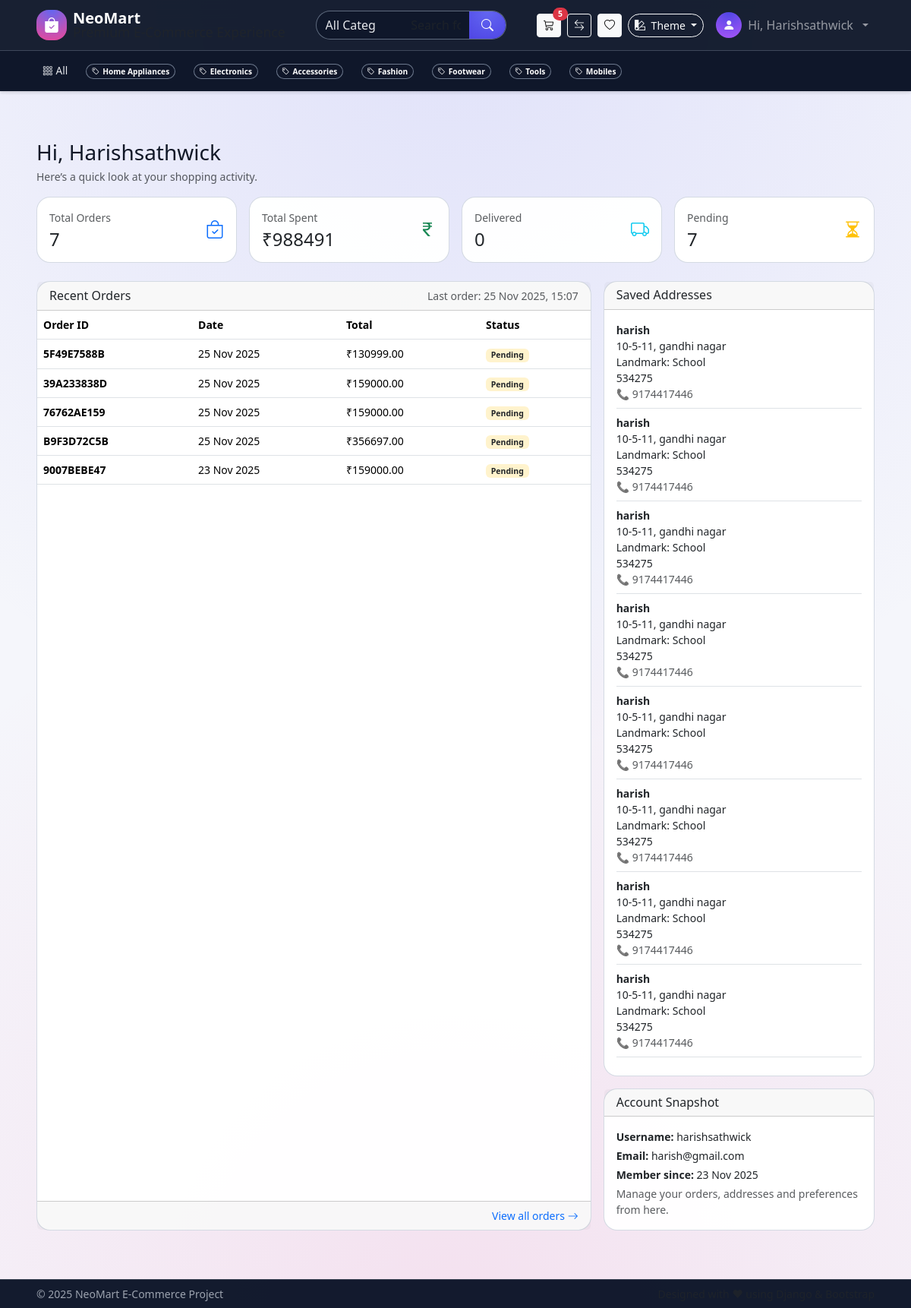
The app's page /dashboard/ (signed in) with its own data.
### shop/models.py (models this page shows, shortened)
class Category(models.Model):
    name = models.CharField(max_length=100, unique=True)
    slug = models.SlugField(unique=True)
    icon = models.CharField(max_length=50, blank=True)
    class Meta:
        verbose_name_plural = "Categories"

class Order(models.Model):
    STATUS_CHOICES = [
        ('pending', 'Pending'),
        ('processing', 'Processing'),
        ('delivered', 'Delivered'),
        ('cancelled', 'Cancelled'),
    ]
    user = models.ForeignKey(User, on_delete=models.CASCADE, related_name='orders')
    address = models.ForeignKey(Address, on_delete=models.SET_NULL, null=True, blank=True)
    order_id = models.CharField(max_length=20, unique=True)
    total_amount = models.DecimalField(max_digits=10, decimal_places=2)
    status = models.CharField(max_length=20, choices=STATUS_CHOICES, default='pending')
    created_at = models.DateTimeField(auto_now_add=True)

class Address(models.Model):
    user = models.ForeignKey(User, on_delete=models.CASCADE, related_name='addresses')
    full_name = models.CharField(max_length=200)
    phone = models.CharField(max_length=20)
    email = models.EmailField()
    pincode = models.CharField(max_length=10)
    address_line = models.CharField(max_length=255)
    flat_house_no = models.CharField(max_length=100)
    landmark = models.CharField(max_length=255, blank=True)
    created_at = models.DateTimeField(auto_now_add=True)
    is_default = models.BooleanField(default=False)

### shop/views.py (the view)
# urls.py: path('dashboard/', views.dashboard, name='dashboard'),
@login_required
def dashboard(request):
    orders_qs = Order.objects.filter(user=request.user).order_by('-created_at')
    addresses = Address.objects.filter(user=request.user)
    total_spent = orders_qs.aggregate(total=Sum('total_amount'))['total'] or Decimal('0.00')
    total_orders = orders_qs.count()
    delivered_orders = orders_qs.filter(status='delivered').count() if hasattr(Order, 'status') else 0
    pending_orders = orders_qs.exclude(status='delivered').count() if hasattr(Order, 'status') else total_orders
    last_order = orders_qs.first()
    last_order_date = last_order.created_at if last_order else None
    recent_orders = orders_qs[:5]
    context = {
        'orders': recent_orders,
        'addresses': addresses,
        'total_spent': total_spent,
        'total_orders': total_orders,
        'delivered_orders': delivered_orders,
        'pending_orders': pending_orders,
        'last_order_date': last_order_date,
    }
    return render(request, 'shop/dashboard.html', context)

### templates/shop/dashboard.html (shortened to what this page needs)
{% extends 'shop/base.html' %}
{% block content %}
<div class="mt-5 pt-4 dashboard-page">
  <div class="mb-3 d-flex justify-content-between align-items-center">
    <div>
      <h3 class="mb-1">Hi, {{ user.username|title }}</h3>
      <p class="text-muted small mb-0">Here’s a quick look at your shopping activity.</p>
    </div>
  </div>
  <div class="row g-3 mb-4">
    <div class="col-6 col-md-3">
      <div class="card stat-card h-100">
        <div class="card-body py-3">
          <div class="d-flex justify-content-between align-items-center">
            <div>
              <p class="text-muted small mb-1">Total Orders</p>
              <h4 class="mb-0">{{ total_orders }}</h4>
            </div>
            <i class="bi bi-bag-check fs-4 text-primary"></i>
          </div>
        </div>
      </div>
    </div>
    <div class="col-6 col-md-3">
      <div class="card stat-card h-100">
        <div class="card-body py-3">
          <div class="d-flex justify-content-between align-items-center">
            <div>
              <p class="text-muted small mb-1">Total Spent</p>
              <h4 class="mb-0">₹{{ total_spent }}</h4>
            </div>
            <i class="bi bi-currency-rupee fs-4 text-success"></i>
          </div>
        </div>
      </div>
    </div>
    <div class="col-6 col-md-3">
      <div class="card stat-card h-100">
        <div class="card-body py-3">
          <div class="d-flex justify-content-between align-items-center">
            <div>
              <p class="text-muted small mb-1">Delivered</p>
              <h4 class="mb-0">{{ delivered_orders }}</h4>
            </div>
            <i class="bi bi-truck fs-4 text-info"></i>
          </div>
        </div>
      </div>
    </div>
    <div class="col-6 col-md-3">
      <div class="card stat-card h-100">
        <div class="card-body py-3">
          <div class="d-flex justify-content-between align-items-center">
            <div>
              <p class="text-muted small mb-1">Pending</p>
              <h4 class="mb-0">{{ pending_orders }}</h4>
            </div>
            <i class="bi bi-hourglass-split fs-4 text-warning"></i>
          </div>
        </div>
      </div>
    </div>
  </div>
  <div class="row g-3">
    <div class="col-lg-8">
      <div class="card summary-card h-100">
        <div class="card-header d-flex justify-content-between align-items-center">
          <h6 class="mb-0">Recent Orders</h6>
          {% if last_order_date %}
            <small class="text-muted">
              Last order: {{ last_order_date|date:"d M Y, H:i" }}
            </small>
          {% endif %}
        </div>
        <div class="card-body p-0">
          {% if orders %}
            <div class="table-responsive">
              <table class="table mb-0 align-middle small">
                <thead>
                  <tr>
                    <th>Order ID</th>
                    <th>Date</th>
                    <th>Total</th>
                    <th>Status</th>
                  </tr>
                </thead>
                <tbody>
                  {% for order in orders %}
                    <tr>
                      <td class="fw-semibold">{{ order.order_id }}</td>
                      <td>{{ order.created_at|date:"d M Y" }}</td>
                      <td>₹{{ order.total_amount }}</td>
                      <td>
                        {% if order.status %}
                          {% if order.status|lower == 'delivered' %}
                            <span class="badge bg-success-subtle text-success">Delivered</span>
                          {% elif order.status|lower == 'cancelled' %}
                            <span class="badge bg-danger-subtle text-danger">Cancelled</span>
                          {% else %}
                            <span class="badge bg-warning-subtle text-warning text-dark">Pending</span>
                          {% endif %}
                        {% else %}
                          <span class="badge bg-warning-subtle text-warning text-dark">Processing</span>
                        {% endif %}
                      </td>
                    </tr>
                  {% endfor %}
                </tbody>
              </table>
            </div>
          {% else %}
            <div class="p-3 text-muted text-center small">
              <i class="bi bi-bag-x fs-3 d-block mb-1"></i>
              You haven't placed any orders yet.
            </div>
          {% endif %}
        </div>
        <div class="card-footer text-end small">
          <a href="{% url 'my_orders' %}" class="text-decoration-none">
            View all orders <i class="bi bi-arrow-right"></i>
          </a>
        </div>
      </div>
    </div>
    <div class="col-lg-4">
      <div class="card summary-card mb-3">
        <div class="card-header">
          <h6 class="mb-0">Saved Addresses</h6>
        </div>
        <div class="card-body small">
          {% if addresses %}
            {% for addr in addresses %}
              <div class="mb-2 pb-2 border-bottom border-dashed">
                <strong>{{ addr.full_name }}</strong><br>
                {{ addr.flat_house_no }}, {{ addr.address_line }}<br>
                {% if addr.landmark %}Landmark: {{ addr.landmark }}<br>{% endif %}
                {{ addr.pincode }}<br>
                <span class="text-muted">📞 {{ addr.phone }}</span>
              </div>
            {% endfor %}
          {% else %}
            <p class="text-muted mb-0">No addresses saved yet. You can add one during checkout.</p>
          {% endif %}
        </div>
      </div>
      <div class="card summary-card">
        <div class="card-header">
          <h6 class="mb-0">Account Snapshot</h6>
        </div>
        <div class="card-body small">
          <p class="mb-1"><strong>Username:</strong> {{ user.username }}</p>
          {% if user.email %}
          <p class="mb-1"><strong>Email:</strong> {{ user.email }}</p>
          {% endif %}
          <p class="mb-1"><strong>Member since:</strong> {{ user.date_joined|date:"d M Y" }}</p>
          <p class="mb-0 text-muted">Manage your orders, addresses and preferences from here.</p>
        </div>
      </div>
    </div>
  </div>
</div>
{% endblock %}

### templates/shop/base.html (shortened to what this page needs)
{% load static %}
<!DOCTYPE html>
<html lang="en"
      data-theme="{{ current_theme|default:'light' }}"
      data-bs-theme="{% if current_theme == 'dark' %}dark{% else %}light{% endif %}">
<head>
    <link href="https://cdn.jsdelivr.net/npm/bootstrap@5.3.3/dist/css/bootstrap.min.css" rel="stylesheet">
    <link rel="stylesheet" href="https://cdn.jsdelivr.net/npm/bootstrap-icons@1.11.3/font/bootstrap-icons.css">
    <link rel="stylesheet" href="{% static 'css/custom_style.css' %}">
</head>
<body class="app-body">
<header class="fixed-top shadow-sm app-header">
    <nav class="navbar navbar-expand-lg main-navbar navbar-dark">
        <div class="container-fluid px-3 px-md-5">
            <a class="navbar-brand d-flex align-items-center gap-2" href="{% url 'home' %}">
                <div class="brand-logo d-flex align-items-center justify-content-center">
                    <i class="bi bi-bag-check-fill"></i>
                </div>
                <div class="d-flex flex-column lh-1">
                    <span class="fw-bold brand-title">NeoMart</span>
                    <small class="brand-subtitle d-none d-md-inline text-muted">
                        Premium E-Commerce Experience
                    </small>
                </div>
            </a>
            <div class="collapse navbar-collapse" id="mainNavbar">
                <form method="get"
                      action="{% url 'product_list' %}"
                      class="mx-lg-4 mt-3 mt-lg-0 flex-grow-1 search-wrapper d-flex">
                    <div class="search-intel position-relative w-100">
                        <div class="input-group search-bar">
                            <select class="form-select search-category" name="category">
                                <option value="">All Categories</option>
                            </select>
                            <input type="text"
                                   class="form-control search-input"
                                   name="q"
                                   placeholder="Search for CPUs, T-Shirts, Headphones..."
                                   autocomplete="off">
                            <button class="btn btn-search" type="submit">
                                <i class="bi bi-search"></i>
                            </button>
                        </div>
                    </div>
                </form>
                <ul class="navbar-nav ms-lg-3 align-items-lg-center mt-3 mt-lg-0">
                    <li class="nav-item me-2 d-flex">
                    <button class="btn btn-light btn-sm position-relative"
                            type="button"
                            data-bs-toggle="offcanvas"
                            data-bs-target="#miniCartOffcanvas"
                            aria-controls="miniCartOffcanvas">
                        <i class="bi bi-cart3"></i>
                        {% if mini_cart_count > 0 %}
                        <span class="badge rounded-pill bg-danger position-absolute top-0 start-100 translate-middle">
                            {{ mini_cart_count }}
                        </span>
                        {% endif %}
                    </button>
                    </li>
                    <li class="nav-item me-2 d-flex">
                        <a href="{% url 'compare_view' %}" class="btn btn-outline-light btn-sm position-relative">
                            <i class="bi bi-arrow-left-right"></i>
                        </a>
                    </li>
                    <li class="nav-item me-2 d-flex">
                        <a href="{% url 'wishlist' %}" class="btn btn-light btn-sm position-relative">
                            <i class="bi bi-heart"></i>
                        </a>
                    </li>
                    <li class="nav-item dropdown me-2 theme-switcher">
                        <button class="btn btn-outline-light btn-sm dropdown-toggle rounded-pill"
                                data-bs-toggle="dropdown">
                            <i class="bi bi-palette2 me-1"></i> Theme
                        </button>
                    </li>
                    {% if user.is_authenticated %}
                        <li class="nav-item dropdown">
                            <a class="nav-link d-flex align-items-center gap-2 dropdown-toggle"
                               href="#"
                               data-bs-toggle="dropdown">
                                <div class="avatar-circle">
                                    <i class="bi bi-person-fill"></i>
                                </div>
                                <span class="d-none d-lg-inline">
                                    Hi, {{ user.username|title }}
                                </span>
                            </a>
                        </li>
                    {% endif %}
                </ul>
            </div>
        </div>
    </nav>
    <nav class="navbar navbar-expand-lg category-navbar navbar-dark shadow-sm">
        <div class="container-fluid px-3 px-md-5">
            <div class="collapse navbar-collapse" id="categoryNavbar">
                <ul class="navbar-nav me-auto category-scroll flex-row flex-nowrap">
                    <li class="nav-item">
                        <a class="nav-link category-link {% if request.resolver_match.url_name == 'product_list' %}active{% endif %}"
                           href="{% url 'product_list' %}">
                            <i class="bi bi-grid-3x3-gap me-1"></i>All
                        </a>
                    </li>
                    {% for cat in nav_categories %}
                        <li class="nav-item">
                            <a class="nav-link category-link"
                               href="{% url 'product_list_by_category' cat.slug %}">
                                <span class="badge rounded-pill category-pill">
                                    <i class="bi bi-tag me-1"></i>{{ cat.name }}
                                </span>
                            </a>
                        </li>
                    {% empty %}
                        <li class="nav-item">
                            <span class="nav-link text-muted small">
                                Categories coming soon...
                            </span>
                        </li>
                    {% endfor %}
                </ul>
            </div>
        </div>
    </nav>
</header>
<main class="app-main container-fluid px-3 px-md-5">
    {% block content %}{% endblock %}
</main>
<footer class="app-footer mt-auto py-2">
    <div class="container-fluid px-3 px-md-5 d-flex flex-column flex-md-row justify-content-between align-items-center small">
        <span>&copy; 2025 NeoMart E-Commerce Project</span>
        <span class="text-muted">
        </span>
    </div>
</footer>
</body>
</html>

### records on screen
Category: name "Home Appliances"
Category: name "Electronics"
Category: name "Accessories"
Category: name "Fashion"
Category: name "Footwear"
Category: name "Tools"
Category: name "Mobiles"
Order: created_at "25 Nov 2025, 15:07", order_id "5F49E7588B", created_at "25 Nov 2025", total_amount "130999.00", status "Pending"
Order: order_id "39A233838D", created_at "25 Nov 2025", total_amount "159000.00", status "Pending"
Order: order_id "76762AE159", created_at "25 Nov 2025", total_amount "159000.00", status "Pending"
Order: order_id "B9F3D72C5B", created_at "25 Nov 2025", total_amount "356697.00", status "Pending"
Order: order_id "9007BEBE47", created_at "23 Nov 2025", total_amount "159000.00", status "Pending"
Address: full_name "harish", flat_house_no "10-5-11", address_line "gandhi nagar", landmark "School", pincode "534275", phone "9174417446"
Address: full_name "harish", flat_house_no "10-5-11", address_line "gandhi nagar", landmark "School", pincode "534275", phone "9174417446"
Address: full_name "harish", flat_house_no "10-5-11", address_line "gandhi nagar", landmark "School", pincode "534275", phone "9174417446"
Address: full_name "harish", flat_house_no "10-5-11", address_line "gandhi nagar", landmark "School", pincode "534275", phone "9174417446"
Address: full_name "harish", flat_house_no "10-5-11", address_line "gandhi nagar", landmark "School", pincode "534275", phone "9174417446"
Address: full_name "harish", flat_house_no "10-5-11", address_line "gandhi nagar", landmark "School", pincode "534275", phone "9174417446"
Address: full_name "harish", flat_house_no "10-5-11", address_line "gandhi nagar", landmark "School", pincode "534275", phone "9174417446"
Address: full_name "harish", flat_house_no "10-5-11", address_line "gandhi nagar", landmark "School", pincode "534275", phone "9174417446"

### other values on screen
{{ mini_cart_count }} "5"
{{ user.username|title }} "Harishsathwick"
{{ total_orders }} "7"
{{ total_spent }} "988491"
{{ delivered_orders }} "0"
{{ pending_orders }} "7"
{{ user.username }} "harishsathwick"
{{ user.email }} "harish@gmail.com"
{{ user.date_joined|date:"d M Y" }} "23 Nov 2025"
